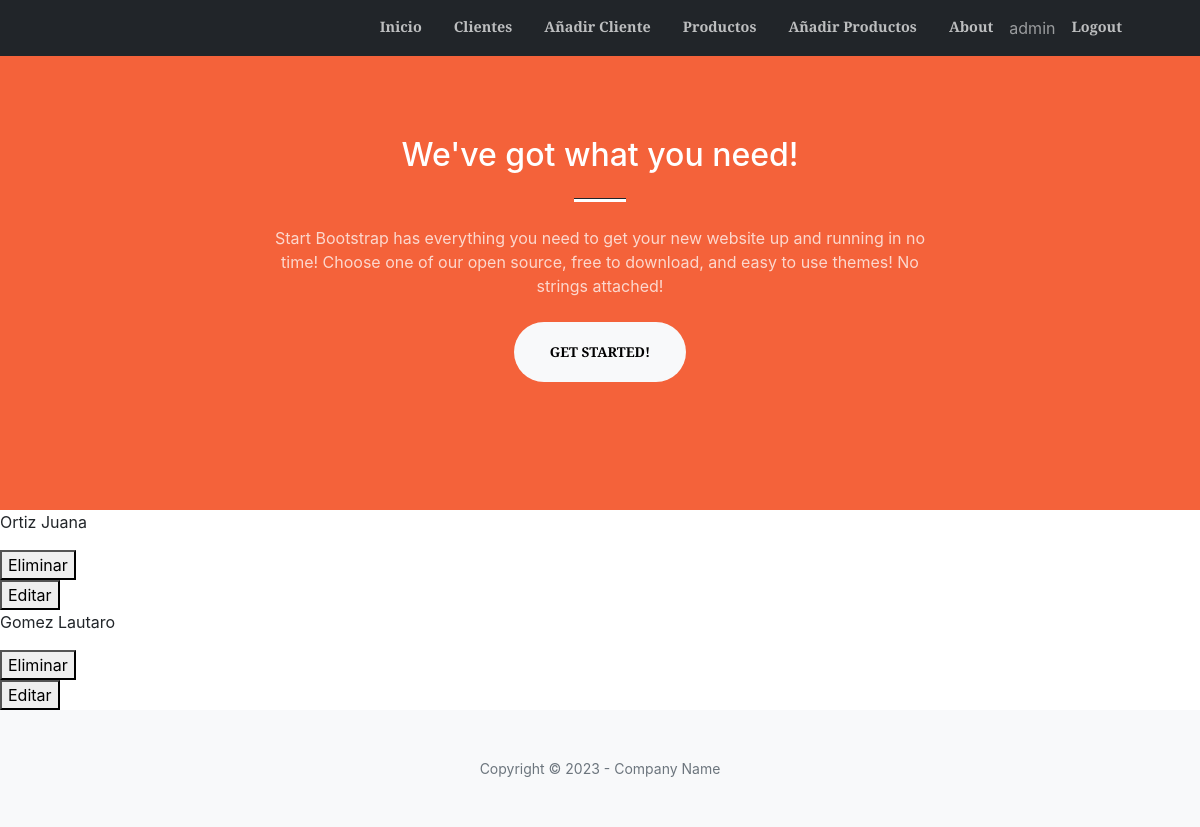
The app's page /cliente/ (signed in) with its own data.
### cliente/models.py (models this page shows, shortened)
class Registro(models.Model):
    nombre = models.CharField(max_length=100)
    apellido = models.CharField(max_length=100)
    nacimiento = models.DateField(null=True, blank=True)
    correo = models.EmailField(max_length=254, blank=True, null=True)

### cliente/views.py (the view)
@login_required
def cliente_views(request):
    clientes = models.Registro.objects.all()
    context = {"clientes": clientes}
    return render(request, "cliente/index.html", context)

### cliente/templates/cliente/index.html
{% extends 'home/base.html' %}
{% block contenido_agregado %}
    {% for cliente in clientes %}
    <p>{{ cliente.apellido }} {{ cliente.nombre }}</p>
    <div>
        <form action="{% url 'cliente:elimina-cliente' cliente.id %}" method="POST">{% csrf_token %}
            <button type="submit">Eliminar</button>
         </form>
         <form action="{% url 'cliente:editar-cliente' cliente.id %}" method="POST">{% csrf_token %}
            <button type="submit">Editar</button>
        </form>
    </div>
    {% endfor %}
{% endblock contenido_agregado %}

### home/templates/home/navbar.html (shortened to what this page needs)
<nav class="navbar navbar-expand-lg bg-dark navbar-dark fixed-top py-3 " id="mainNav">
    <div class="container px-4 px-lg-5">
        <div class="collapse navbar-collapse" id="navbarResponsive">
            <ul class="navbar-nav ms-auto my-2 my-lg-0">
                <li class="nav-item"><a class="nav-link" href=" {% url 'home:index' %}">Inicio</a></li>
                <li class="nav-item"><a class="nav-link" href=" {% url 'cliente:index' %}">Clientes </a></li>
                <li class="nav-item"><a class="nav-link" href="{% url 'cliente:crear' %}">Añadir Cliente</a></li>
                <li class="nav-item"><a class="nav-link" href=" {% url 'productos:index' %}">Productos </a></li>
                <li class="nav-item"><a class="nav-link" href="{% url 'productos:crear' %}">Añadir Productos</a></li>
                <li class="nav-item"><a class="nav-link" href="{% url 'home:about' %}">About</a></li>
                {% if user.is_authenticated %}
                    <li class="nav-item"><span class="navbar-text">{{ user.username }}</span></li>
                    <li class="nav-item"><a class="nav-link" href="{% url 'home:logout' %}">Logout</a></li>
                {% else %}
                    <li class="nav-item"><a class="nav-link" href="{% url 'home:login' %}">Login</a></li>
                    <li class="nav-item"> <a class="nav-link" href="{% url 'home:registro' %}">Registrar usuario</a></li>
                {% endif %}
            </ul>
        </div>
    </div>
</nav>

### records on screen
Registro: apellido "Ortiz", nombre "Juana"
Registro: apellido "Gomez", nombre "Lautaro"

### other values on screen
{{ user.username }} "admin"
